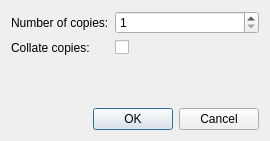
<?xml version="1.0" encoding="UTF-8"?>
<ui version="4.0">
 <class>PrintDialog</class>
 <widget class="QDialog" name="PrintDialog">
  <property name="geometry">
   <rect>
    <x>0</x>
    <y>0</y>
    <width>270</width>
    <height>141</height>
   </rect>
  </property>
  <property name="windowTitle">
   <string>Print document</string>
  </property>
  <layout class="QVBoxLayout" name="verticalLayout">
   <item>
    <layout class="QFormLayout" name="formLayout">
     <item row="0" column="0">
      <widget class="QLabel" name="CopiesLabel">
       <property name="text">
        <string>Number of copies:</string>
       </property>
      </widget>
     </item>
     <item row="0" column="1">
      <widget class="QSpinBox" name="copiesEdit">
       <property name="minimum">
        <number>1</number>
       </property>
      </widget>
     </item>
     <item row="1" column="0">
      <widget class="QLabel" name="collateLabel">
       <property name="text">
        <string>Collate copies:</string>
       </property>
      </widget>
     </item>
     <item row="1" column="1">
      <widget class="QCheckBox" name="collateCheckBox">
       <property name="text">
        <string notr="true"/>
       </property>
      </widget>
     </item>
    </layout>
   </item>
   <item>
    <spacer name="verticalSpacer">
     <property name="orientation">
      <enum>Qt::Vertical</enum>
     </property>
     <property name="sizeHint" stdset="0">
      <size>
       <width>20</width>
       <height>82</height>
      </size>
     </property>
    </spacer>
   </item>
   <item>
    <widget class="QDialogButtonBox" name="buttonBox">
     <property name="orientation">
      <enum>Qt::Horizontal</enum>
     </property>
     <property name="standardButtons">
      <set>QDialogButtonBox::Cancel|QDialogButtonBox::Ok</set>
     </property>
    </widget>
   </item>
  </layout>
 </widget>
 <resources/>
 <connections>
  <connection>
   <sender>buttonBox</sender>
   <signal>accepted()</signal>
   <receiver>PrintDialog</receiver>
   <slot>accept()</slot>
   <hints>
    <hint type="sourcelabel">
     <x>248</x>
     <y>254</y>
    </hint>
    <hint type="destinationlabel">
     <x>157</x>
     <y>274</y>
    </hint>
   </hints>
  </connection>
  <connection>
   <sender>buttonBox</sender>
   <signal>rejected()</signal>
   <receiver>PrintDialog</receiver>
   <slot>reject()</slot>
   <hints>
    <hint type="sourcelabel">
     <x>316</x>
     <y>260</y>
    </hint>
    <hint type="destinationlabel">
     <x>286</x>
     <y>274</y>
    </hint>
   </hints>
  </connection>
 </connections>
</ui>
